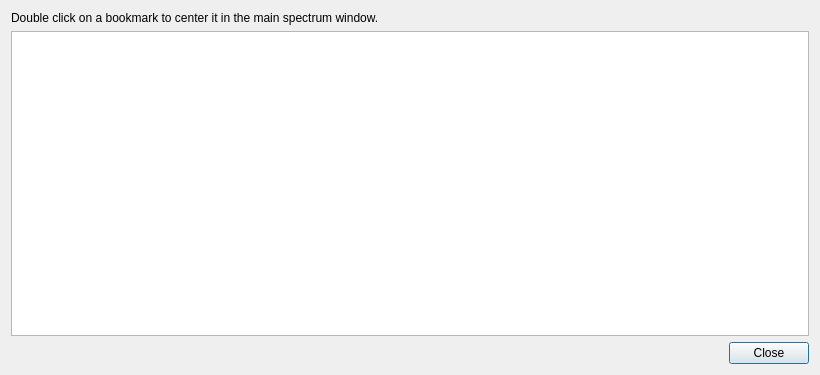
<?xml version="1.0" encoding="UTF-8"?>
<ui version="4.0">
 <class>BookmarkManagerDialog</class>
 <widget class="QDialog" name="BookmarkManagerDialog">
  <property name="geometry">
   <rect>
    <x>0</x>
    <y>0</y>
    <width>820</width>
    <height>375</height>
   </rect>
  </property>
  <property name="windowTitle">
   <string>Bookmark manager</string>
  </property>
  <layout class="QGridLayout" name="gridLayout">
   <item row="2" column="0">
    <widget class="QDialogButtonBox" name="buttonBox">
     <property name="orientation">
      <enum>Qt::Horizontal</enum>
     </property>
     <property name="standardButtons">
      <set>QDialogButtonBox::Close</set>
     </property>
    </widget>
   </item>
   <item row="1" column="0">
    <widget class="QTableView" name="bookmarkView">
     <property name="alternatingRowColors">
      <bool>true</bool>
     </property>
     <property name="selectionBehavior">
      <enum>QAbstractItemView::SelectRows</enum>
     </property>
     <property name="showGrid">
      <bool>false</bool>
     </property>
     <property name="gridStyle">
      <enum>Qt::SolidLine</enum>
     </property>
     <attribute name="horizontalHeaderStretchLastSection">
      <bool>true</bool>
     </attribute>
     <attribute name="verticalHeaderDefaultSectionSize">
      <number>24</number>
     </attribute>
     <attribute name="verticalHeaderMinimumSectionSize">
      <number>24</number>
     </attribute>
     <attribute name="verticalHeaderStretchLastSection">
      <bool>false</bool>
     </attribute>
    </widget>
   </item>
   <item row="0" column="0">
    <widget class="QLabel" name="label">
     <property name="text">
      <string>Double click on a bookmark to center it in the main spectrum window.</string>
     </property>
    </widget>
   </item>
  </layout>
 </widget>
 <resources/>
 <connections>
  <connection>
   <sender>buttonBox</sender>
   <signal>accepted()</signal>
   <receiver>BookmarkManagerDialog</receiver>
   <slot>accept()</slot>
   <hints>
    <hint type="sourcelabel">
     <x>248</x>
     <y>254</y>
    </hint>
    <hint type="destinationlabel">
     <x>157</x>
     <y>274</y>
    </hint>
   </hints>
  </connection>
  <connection>
   <sender>buttonBox</sender>
   <signal>rejected()</signal>
   <receiver>BookmarkManagerDialog</receiver>
   <slot>reject()</slot>
   <hints>
    <hint type="sourcelabel">
     <x>316</x>
     <y>260</y>
    </hint>
    <hint type="destinationlabel">
     <x>286</x>
     <y>274</y>
    </hint>
   </hints>
  </connection>
 </connections>
</ui>
